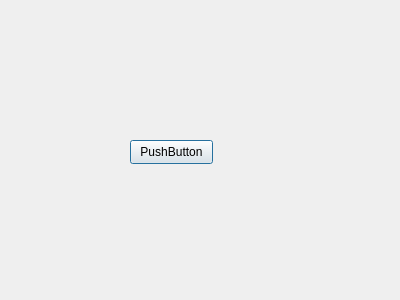
<?xml version="1.0" encoding="UTF-8"?>
<ui version="4.0">
 <class>LoginDlg</class>
 <widget class="QDialog" name="LoginDlg">
  <property name="geometry">
   <rect>
    <x>0</x>
    <y>0</y>
    <width>400</width>
    <height>300</height>
   </rect>
  </property>
  <property name="windowTitle">
   <string>Dialog</string>
  </property>
  <widget class="QPushButton" name="pushButton">
   <property name="geometry">
    <rect>
     <x>130</x>
     <y>140</y>
     <width>83</width>
     <height>24</height>
    </rect>
   </property>
   <property name="text">
    <string>PushButton</string>
   </property>
  </widget>
 </widget>
 <resources/>
 <connections/>
</ui>
